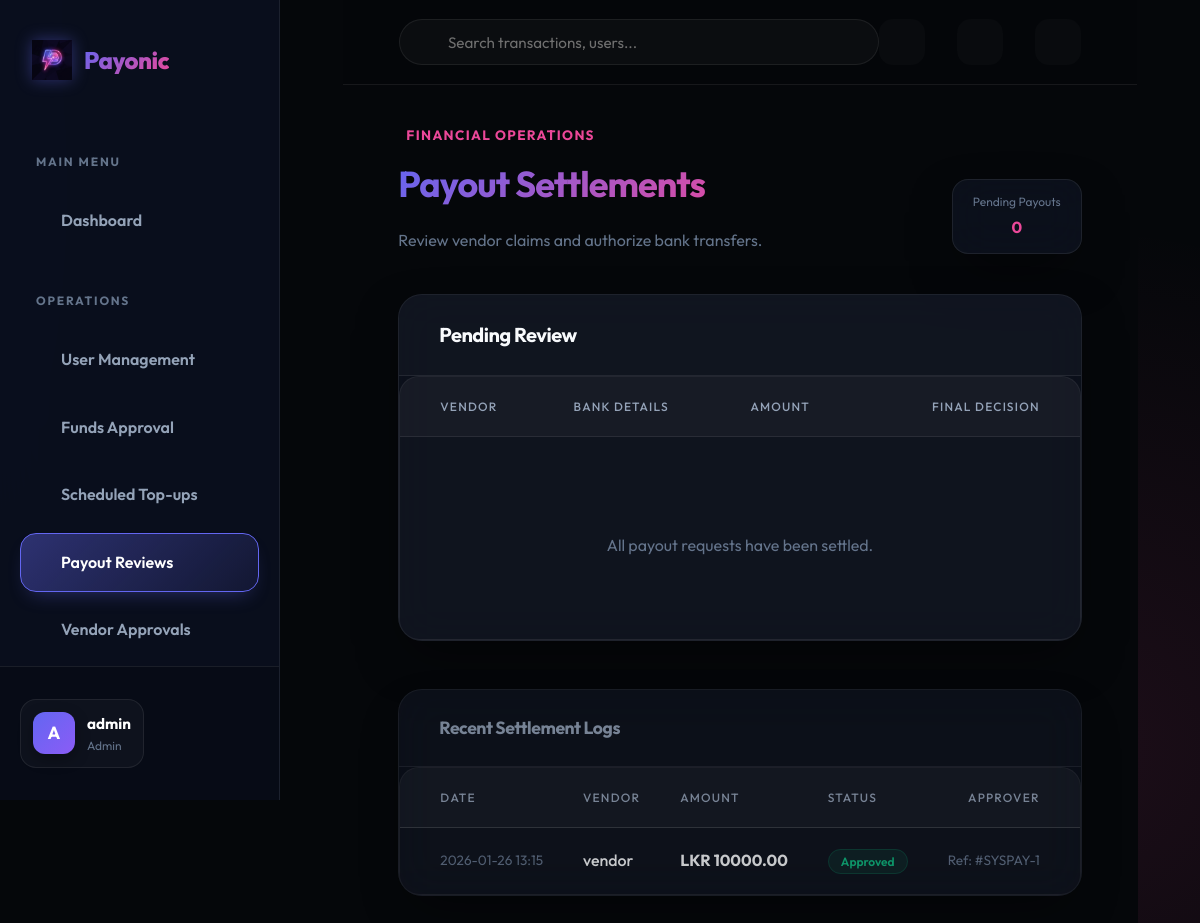
/admin/payouts (signed in), run on the app's committed database.
### app/models.py (models this page shows, shortened)
class User(UserMixin, db.Model):
    id = db.Column(db.Integer, primary_key=True)
    username = db.Column(db.String(64), index=True, unique=True, nullable=False)
    email = db.Column(db.String(120), index=True, unique=True, nullable=False)
    password_hash = db.Column(db.String(128))
    role = db.Column(db.String(20), nullable=False)  # student, vendor, admin
    is_active_user = db.Column(db.Boolean, default=True)
    phone_number = db.Column(db.String(20))
    registration_number = db.Column(db.String(50)) # For students
    student_id = db.Column(db.String(20)) # Internal ID
    vendor_name = db.Column(db.String(100)) # For vendors
    business_name = db.Column(db.String(100)) # For vendors
    business_type = db.Column(db.String(50)) # For vendors
    is_approved_vendor = db.Column(db.Boolean, default=False)
    profile_pic = db.Column(db.String(255))
    merchant_id = db.Column(db.String(50), unique=True)
    bank_name = db.Column(db.String(100))
    account_number = db.Column(db.String(50))
    account_holder_name = db.Column(db.String(100))
    wallet = db.relationship('Wallet', backref='owner', uselist=False, lazy=True)
    sent_transactions = db.relationship('Transaction', foreign_keys='Transaction.sender_id', backref='sender', lazy='dynamic')
    received_transactions = db.relationship('Transaction', foreign_keys='Transaction.receiver_id', backref='receiver', lazy='dynamic')
    qr_codes = db.relationship('QRCode', backref='vendor', lazy='dynamic')
    payout_requests = db.relationship('PayoutRequest', foreign_keys='PayoutRequest.vendor_id', backref='vendor', lazy='dynamic')
    two_factor_enabled = db.Column(db.Boolean, default=False)
    otp_secret = db.Column(db.String(32))
    low_balance_threshold = db.Column(db.Float, default=100.0) # LKR
    refund_requests = db.relationship('RefundRequest', foreign_keys='RefundRequest.user_id', backref='requester', lazy='dynamic')
    budgets = db.relationship('Budget', backref='user', lazy='dynamic')
    created_bills = db.relationship('SplitBill', backref='creator', lazy='dynamic')
    split_participations = db.relationship('SplitBillParticipant', backref='user', lazy='dynamic')
    notifications = db.relationship('Notification', backref='user', lazy='dynamic')
    @property
    def is_active(self):
        return self.is_active_user
    @property
    def unread_notification_count(self):
        return self.notifications.filter_by(is_read=False).count()

class PayoutRequest(db.Model):
    id = db.Column(db.Integer, primary_key=True)
    vendor_id = db.Column(db.Integer, db.ForeignKey('user.id'), nullable=False)
    amount = db.Column(db.Float, nullable=False)
    status = db.Column(db.String(20), default='pending') # pending, approved, rejected
    created_at = db.Column(db.DateTime, default=datetime.utcnow)
    reviewed_at = db.Column(db.DateTime)
    reviewed_by = db.Column(db.Integer, db.ForeignKey('user.id'), nullable=True)
    bank_name = db.Column(db.String(100))
    account_number = db.Column(db.String(50))
    account_holder_name = db.Column(db.String(100))
    reviewer = db.relationship('User', foreign_keys=[reviewed_by])

### app/admin/routes.py (the view)
@bp.route('/payouts')
@login_required
def payouts():
    if current_user.role != 'admin':
        return redirect(url_for('main.index'))
    pending_payouts = PayoutRequest.query.filter_by(status='pending').order_by(PayoutRequest.created_at.desc()).all()
    all_payouts = PayoutRequest.query.order_by(PayoutRequest.created_at.desc()).limit(50).all()
    return render_template('admin/payout_requests.html',
                           title='Vendor Payouts',
                           pending_payouts=pending_payouts,
                           all_payouts=all_payouts)

### app/models.py (called while the page is built)
@login.user_loader
def load_user(id):
    return User.query.get(int(id))

### app/templates/admin/payout_requests.html (shortened to what this page needs)
{% extends "base.html" %}
{% block content %}
<div class="animate-fade-in">
    <div style="display: flex; justify-content: space-between; align-items: flex-end; margin-bottom: 2.5rem;">
        <div>
            <div
                style="display: flex; align-items: center; gap: 0.5rem; color: var(--secondary); font-weight: 700; font-size: 0.85rem; text-transform: uppercase; letter-spacing: 0.1em; margin-bottom: 0.5rem;">
                 Financial Operations
            </div>
            <h1 class="text-gradient" style="font-size: 2.25rem;">Payout Settlements</h1>
            <p style="color: var(--text-dim);">Review vendor claims and authorize bank transfers.</p>
        </div>
        <div class="glass-panel" style="padding: 0.75rem 1.25rem; border-radius: 1rem;">
            <div style="font-size: 0.75rem; color: var(--text-dim); margin-bottom: 0.25rem;">Pending Payouts</div>
            <div style="font-weight: 700; color: var(--secondary); text-align: center;">{{ pending_payouts|length }}
            </div>
        </div>
    </div>
    <div class="glass-panel" style="margin-bottom: 3rem; overflow: hidden; padding: 0;">
        <div
            style="padding: 1.5rem 2.5rem; border-bottom: 1px solid var(--border); background: rgba(255,255,255,0.02);">
            <h3 style="margin: 0; font-size: 1.25rem;">Pending Review</h3>
        </div>
        <div class="table-container">
            <table style="width: 100%;">
                <thead>
                    <tr>
                        <th style="padding-left: 2.5rem;">Vendor</th>
                        <th>Bank Details</th>
                        <th>Amount</th>
                        <th style="text-align: right; padding-right: 2.5rem;">Final Decision</th>
                    </tr>
                </thead>
                <tbody>
                    {% for p in pending_payouts %}
                    <tr>
                        <td style="padding-left: 2.5rem;">
                            <div style="font-weight: 700; color: white;">{{ p.vendor.username }}</div>
                            <div style="font-size: 0.75rem; color: var(--text-dim);">Vendor ID: #{{ p.vendor.id }}</div>
                        </td>
                        <td>
                            <div style="font-size: 0.9rem; font-weight: 500;">{{ p.bank_name }}</div>
                            <div style="font-size: 0.8rem; color: var(--text-muted);">{{ p.account_number }}</div>
                            <div style="font-size: 0.7rem; color: var(--text-dim);">H: {{ p.account_holder_name }}</div>
                        </td>
                        <td>
                            <div style="font-weight: 800; color: var(--success); font-size: 1.1rem;">LKR {{
                                "{:.2f}".format(p.amount) }}</div>
                            <div style="font-size: 0.7rem; color: var(--text-dim);">
                                Bal: LKR {{ "{:.2f}".format(p.vendor.wallet.balance) }}<br>
                                Life: LKR {{ "{:.2f}".format(p.vendor.lifetime_earnings) }}
                            </div>
                        </td>
                        <td style="text-align: right; padding-right: 2.5rem;">
                            <div style="display: flex; gap: 0.75rem; justify-content: flex-end;">
                                <form action="{{ url_for('admin.approve_payout', id=p.id) }}" method="post"
                                    style="display: inline;">
                                    <button type="submit" class="btn btn-primary"
                                        style="background: var(--success); padding: 0.5rem 1.25rem; font-size: 0.85rem;">
                                        Approve & Transfer
                                    </button>
                                </form>
                                <form action="{{ url_for('admin.reject_payout', id=p.id) }}" method="post"
                                    style="display: inline;">
                                    <button type="submit" class="btn"
                                        style="background: rgba(239, 68, 68, 0.1); color: #f87171; border: 1px solid rgba(239, 68, 68, 0.2); padding: 0.5rem 1.25rem; font-size: 0.85rem;">
                                        Reject
                                    </button>
                                </form>
                            </div>
                        </td>
                    </tr>
                    {% else %}
                    <tr>
                        <td colspan="4" style="text-align: center; padding: 5rem; color: var(--text-dim);">
                            All payout requests have been settled.
                        </td>
                    </tr>
                    {% endfor %}
                </tbody>
            </table>
        </div>
    </div>
    <div class="glass-panel" style="overflow: hidden; padding: 0; opacity: 0.8;">
        <div
            style="padding: 1.5rem 2.5rem; border-bottom: 1px solid var(--border); background: rgba(255,255,255,0.01);">
            <h3 style="margin: 0; font-size: 1.1rem; color: var(--text-muted);">Recent Settlement Logs</h3>
        </div>
        <div class="table-container">
            <table style="width: 100%;">
                <thead>
                    <tr>
                        <th style="padding-left: 2.5rem;">Date</th>
                        <th>Vendor</th>
                        <th>Amount</th>
                        <th>Status</th>
                        <th style="text-align: right; padding-right: 2.5rem;">Approver</th>
                    </tr>
                </thead>
                <tbody>
                    {% for p in all_payouts if p.status != 'pending' %}
                    <tr>
                        <td style="padding-left: 2.5rem; color: var(--text-dim); font-size: 0.85rem;">{{
                            p.created_at.strftime('%Y-%m-%d %H:%M') }}</td>
                        <td style="font-weight: 500;">{{ p.vendor.username }}</td>
                        <td style="font-weight: 700;">LKR {{ "{:.2f}".format(p.amount) }}</td>
                        <td>
                            <span class="badge-pill"
                                style="
                                    background: {{ 'rgba(16, 185, 129, 0.1)' if p.status == 'approved' else 'rgba(239, 68, 68, 0.1)' }};
                                    color: {{ 'var(--success)' if p.status == 'approved' else 'var(--danger)' }};
                                    border: 1px solid {{ 'rgba(16, 185, 129, 0.2)' if p.status == 'approved' else 'rgba(239, 68, 68, 0.2)' }};">
                                {{ p.status|capitalize }}
                            </span>
                        </td>
                        <td
                            style="text-align: right; padding-right: 2.5rem; color: var(--text-dim); font-size: 0.85rem;">
                            Ref: #SYSPAY-{{ p.id }}
                        </td>
                    </tr>
                    {% endfor %}
                </tbody>
            </table>
        </div>
    </div>
</div>
{% endblock %}

### app/templates/base.html (shortened to what this page needs)
<!doctype html>
<html lang="en">
<head>
  <link rel="stylesheet" href="{{ url_for('static', filename='css/style.css') }}">
  <link href="https://cdn.jsdelivr.net/npm/remixicon@3.5.0/fonts/remixicon.css" rel="stylesheet">
</head>
<body>
  {% set is_portal = current_user.is_authenticated %}
  <div class="{{ 'portal-layout' if is_portal else 'landing-layout' }}">
    {% if is_portal %}
    <aside class="sidebar">
      <div class="sidebar-brand">
        <a href="{{ url_for('main.index') }}" class="nav-brand">
          <img src="{{ url_for('static', filename='img/payonic_logo.png') }}" alt="Payonic Logo">
          <span class="text-gradient">Payonic</span>
        </a>
      </div>
      <nav class="sidebar-nav">
        <div class="nav-section">Main Menu</div>
        <a href="{{ url_for('main.dashboard' if current_user.role == 'student' else ('vendor.dashboard' if current_user.role == 'vendor' else 'admin.dashboard')) }}"
          class="sidebar-link {{ 'active' if request.endpoint in ['main.dashboard', 'vendor.dashboard', 'admin.dashboard'] }}">
           Dashboard
        </a>
        {% if current_user.role == 'admin' %}
        <div class="nav-section">Operations</div>
        <a href="{{ url_for('admin.users') }}" class="sidebar-link {{ 'active' if request.endpoint == 'admin.users' }}">
           User Management
        </a>
        <a href="{{ url_for('admin.requests') }}"
          class="sidebar-link {{ 'active' if request.endpoint == 'admin.requests' }}">
           Funds Approval
        </a>
        <a href="{{ url_for('admin.manage_scheduled_topups') }}"
          class="sidebar-link {{ 'active' if request.endpoint == 'admin.manage_scheduled_topups' }}">
           Scheduled Top-ups
        </a>
        <a href="{{ url_for('admin.payouts') }}"
          class="sidebar-link {{ 'active' if request.endpoint == 'admin.payouts' }}">
           Payout Reviews
        </a>
        <a href="{{ url_for('admin.pending_vendors') }}"
          class="sidebar-link {{ 'active' if request.endpoint == 'admin.pending_vendors' }}">
           Vendor Approvals
        </a>
        {% endif %}
      </nav>
      <div class="sidebar-footer">
        <div class="user-pill">
          <div class="user-avatar"
            style="overflow: hidden; display: flex; align-items: center; justify-content: center;">
            {% if current_user.profile_pic %}
            <img src="{{ url_for('static', filename=current_user.profile_pic) }}" alt="P"
              style="width: 100%; height: 100%; object-fit: cover;">
            {% else %}
            {{ current_user.username[0]|upper }}
            {% endif %}
          </div>
          <div class="user-info">
            <div class="user-name">{{ current_user.username }}</div>
            <div class="user-role">{{ current_user.role }}</div>
          </div>
        </div>
        <a href="{{ url_for('auth.logout') }}" class="logout-btn" title="Logout">
        </a>
      </div>
    </aside>
    {% endif %}
    <main class="{{ 'main-wrapper' if is_portal else 'landing-main' }}">
      {% if is_portal %}
      <header class="portal-header">
        <div class="header-search">
          <input type="text" placeholder="Search transactions, users...">
        </div>
        <div class="header-actions">
          <a href="{{ url_for('main.notifications') }}" class="action-icon">
          </a>
          <button id="theme-toggle" class="action-icon"
            style="border: none; cursor: pointer; color: var(--text-dim); outline: none;">
          </button>
          <a href="{{ url_for('main.settings') }}" class="action-icon">
          </a>
        </div>
      </header>
      {% endif %}
      <div class="{{ 'portal-content' if is_portal else 'container landing-content' }}">
        {% block content %}{% endblock %}
      </div>
    </main>
  </div>
</body>
</html>

### data on the page
User: username "A", username "admin", role "Admin"
PayoutRequest: created_at "2026-01-26 13:15", vendor.username "vendor", amount "10000.00", status "Approved", id "1"

### other printed values
{{ pending_payouts|length }} "0"
